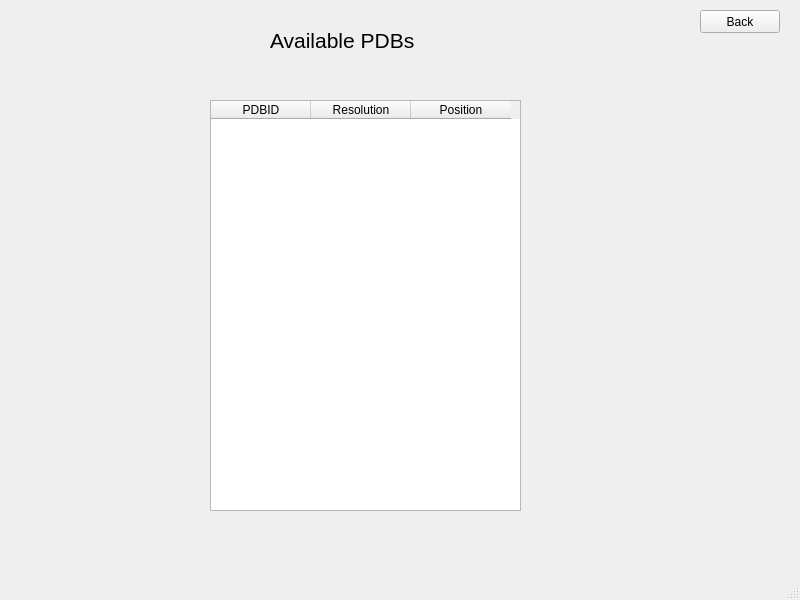
<?xml version="1.0" encoding="UTF-8"?>
<ui version="4.0">
 <class>aPdb</class>
 <widget class="QMainWindow" name="aPdb">
  <property name="geometry">
   <rect>
    <x>0</x>
    <y>0</y>
    <width>800</width>
    <height>600</height>
   </rect>
  </property>
  <property name="windowTitle">
   <string>MainWindow</string>
  </property>
  <widget class="QWidget" name="centralwidget">
   <widget class="QTableWidget" name="tableWidget">
    <property name="geometry">
     <rect>
      <x>210</x>
      <y>100</y>
      <width>311</width>
      <height>411</height>
     </rect>
    </property>
    <column>
     <property name="text">
      <string>PDBID</string>
     </property>
    </column>
    <column>
     <property name="text">
      <string>Resolution</string>
     </property>
    </column>
    <column>
     <property name="text">
      <string>Position</string>
     </property>
    </column>
   </widget>
   <widget class="QLabel" name="label">
    <property name="geometry">
     <rect>
      <x>270</x>
      <y>10</y>
      <width>221</width>
      <height>61</height>
     </rect>
    </property>
    <property name="font">
     <font>
      <pointsize>16</pointsize>
     </font>
    </property>
    <property name="text">
     <string>&lt;html&gt;&lt;head/&gt;&lt;body&gt;&lt;p&gt;Available PDBs&lt;/p&gt;&lt;/body&gt;&lt;/html&gt;</string>
    </property>
   </widget>
   <widget class="QPushButton" name="homeButton">
    <property name="geometry">
     <rect>
      <x>700</x>
      <y>10</y>
      <width>80</width>
      <height>23</height>
     </rect>
    </property>
    <property name="text">
     <string>Back</string>
    </property>
   </widget>
  </widget>
  <widget class="QStatusBar" name="statusbar"/>
 </widget>
 <resources/>
 <connections/>
</ui>
